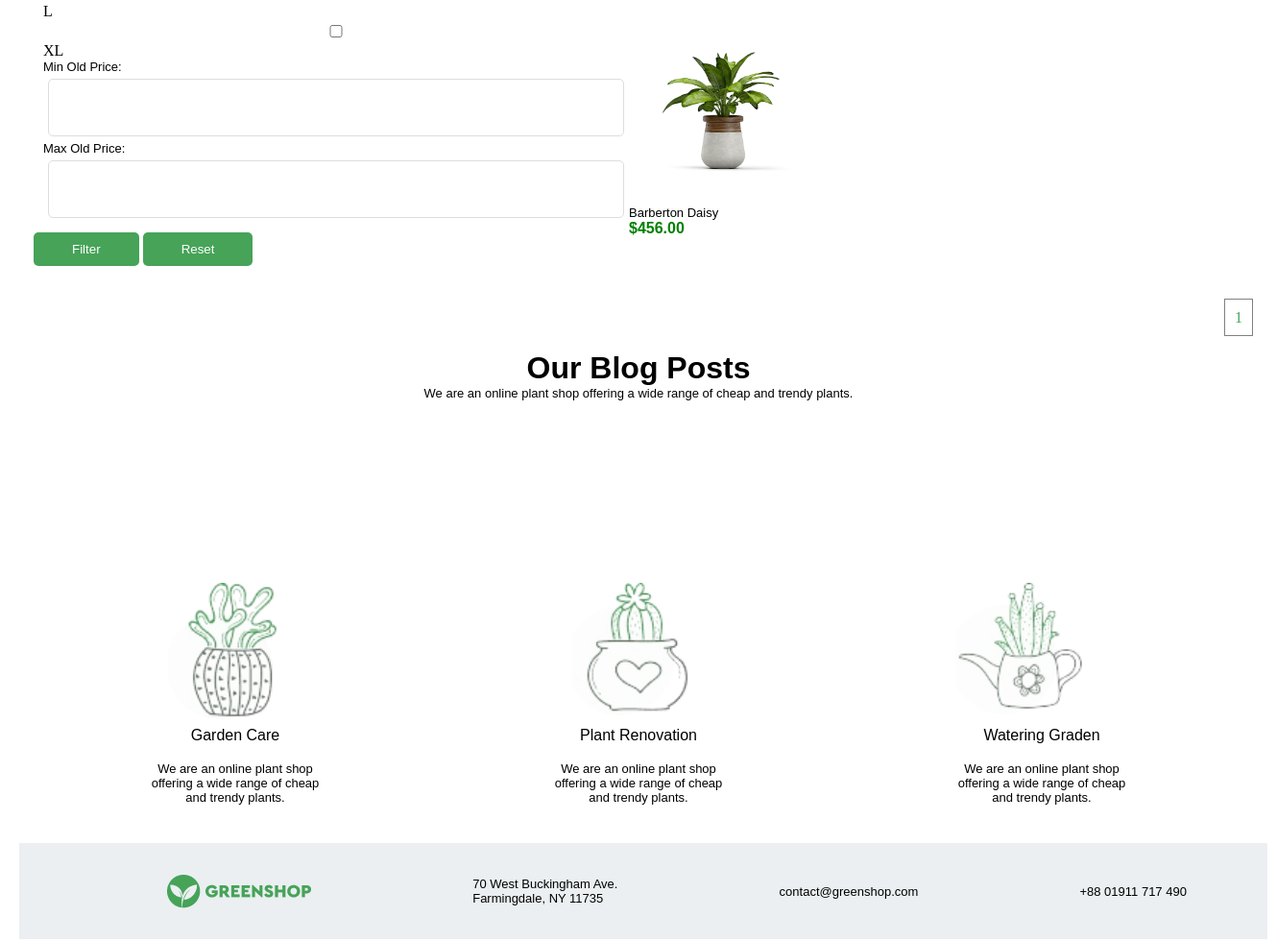
/ (middle part), run on an earlier commit of the app's database.
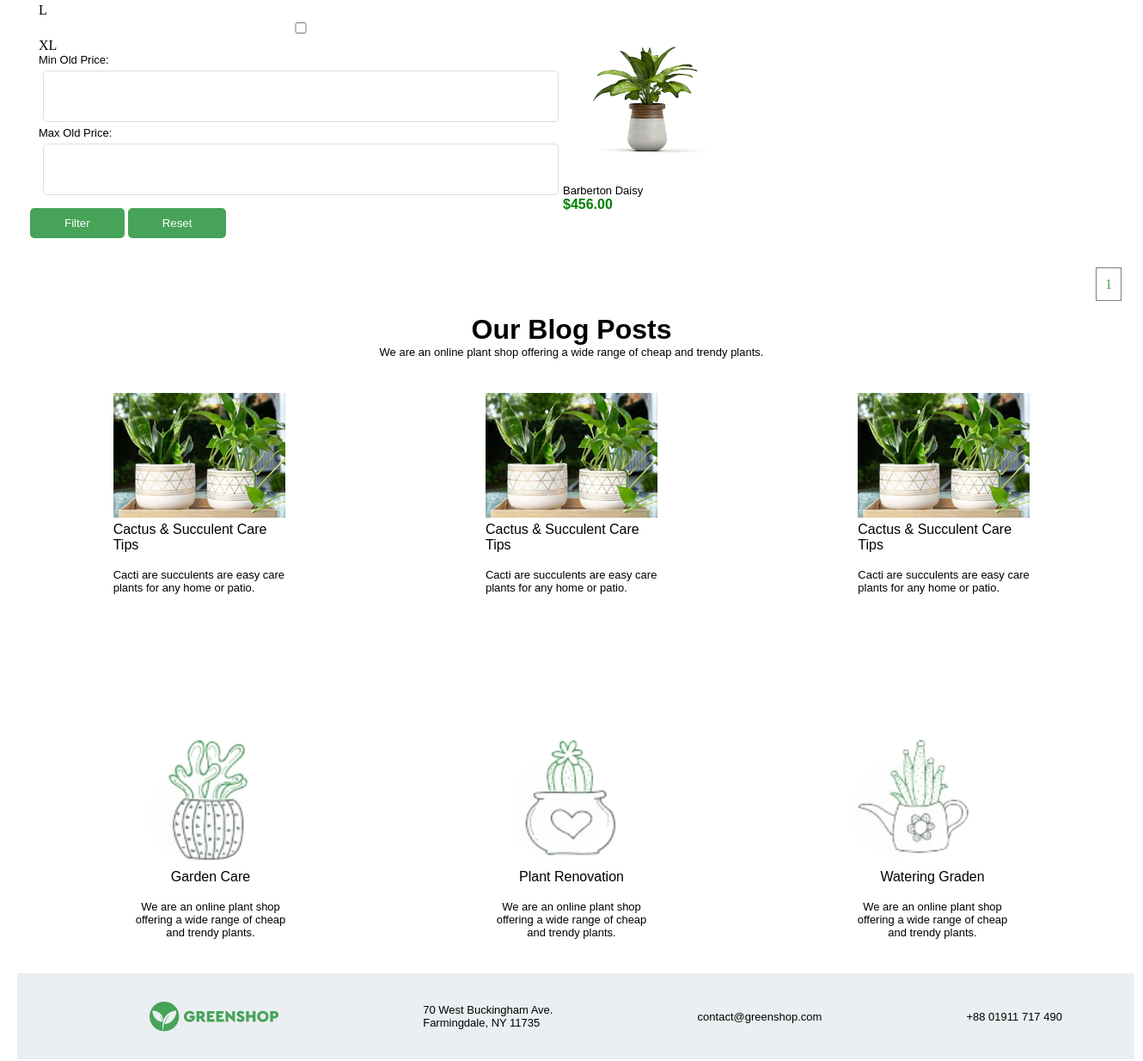
And on a later commit of the database.
### plant/models.py (models this page shows, shortened)
class TimeAbstract(models.Model):
    created_at = models.DateField('created', auto_now_add=True)
    updated_at = models.DateField('', auto_now=True)
    class Meta:
        abstract = True

class Plant(TimeAbstract):
    class Meta:
        verbose_name_plural = 'plants'
        verbose_name = 'plant'
    name = models.CharField(max_length=100)
    price = models.DecimalField(decimal_places=2, max_digits=10)
    short_description = models.TextField()
    sizes = models.ManyToManyField('plant.Size', related_name='plant')
    category = models.ForeignKey('plant.Category', on_delete=models.PROTECT, related_name='plant')
    tags = models.ManyToManyField('plant.Tag', related_name='plant')
    description = models.ForeignKey('plant.Description', on_delete=models.PROTECT)
    user =  models.ForeignKey('auth.User', on_delete=models.PROTECT, related_name='plants')
    @property
    def image(self):
        if self.images.first():
            return self.images.first().image
        return None

class ImagePlant(TimeAbstract):
    class Meta:
        verbose_name_plural = 'images'
        verbose_name = 'image'
    plant = models.ForeignKey('plant.Plant', on_delete=models.PROTECT, related_name='images')
    image = ResizedImageField(upload_to='plant_images/', quality=90, force_format='WEBP')

class Blog(TimeAbstract):
    class Meta:
        verbose_name_plural = 'blogs'
        verbose_name = 'blog'
    name = models.CharField(max_length=100)
    description = models.TextField()
    image = models.ImageField(upload_to='blog_images/')

### plant/views.py (the view)
# urls.py: path('', views.HomePageView.as_view()),
class HomePageView(ListView):
    template_name = 'landing.html'
    context_object_name = 'plants'
    paginate_by = 4
    def get_queryset(self):
        plants = Plant.objects.all()
        self.plantfilter = PlantFilter(self.request.GET, queryset=plants)
        return self.plantfilter.qs
    def get_context_data(self, **kwargs):
        context = super().get_context_data(**kwargs)
        context['blogs'] = Blog.objects.all()
        context['categories'] = Category.objects.all()
        context['form'] = CustomUserCreationForm
        context['filter'] = self.plantfilter
        return context

### plant/models.py (called while the page is built)
    def __str__(self):
        return self.name

    def __str__(self):
        return self.name

### templates/landing.html (shortened to what this page needs)
{% extends 'main.html' %}
{% block content %}
  <div class="display2 container pad-20">
    {% include 'companents/filter.html' %}
    <div class="card-plant display-plant media-container">
      {% for plant in plants %}
        <a href="{% url 'detail_plant' plant.id %}">
          <div>
            <img class="card" src="{{ plant.image.url }}" alt="" />
            <p>{{ plant.name }}</p>
            <h4 class="green">${{ plant.price }}</h4>
          </div>
        </a>
      {% endfor %}
    </div>
  </div>
  <div class="paginations">
    {% include 'companents/pagination.html' %}
  </div>
  <div class="container">
    <center>
      <h1>Our Blog Posts</h1>
      <p>We are an online plant shop offering a wide range of cheap and trendy plants.</p>
    </center>
    <div class="display3 media-container pad-top-20">
      {% for blog in blogs|slice:':3' %}
        <a href="{% url 'detail_blog' blog.id %}">
          <div class="pad-top-20 blog">
            <img src="{{ blog.image.url }}" alt="" />
            <h3>{{ blog.name }}</h3>
            <br /><p>{{ blog.description }}</p>
          </div>
        </a>
      {% endfor %}
    </div>
  </div>
  <center>
    <section class="pad-20 container hovers">
      <div class="display4 ">
      <div>
        <div class="block-1"></div>
        <h3>Garden Care</h3>
        <br /><p>
          We are an online plant shop
          <br />offering a wide range of cheap
          <br />and trendy plants.
        </p>
      </div>
      <div>
        <div class="block-2"></div>
        <h3>Plant Renovation</h3>
        <br /><p>
          We are an online plant shop
          <br />offering a wide range of cheap
          <br />and trendy plants.
        </p>
      </div>
      <div>
        <div class="block-3"></div>
        <h3>Watering Graden</h3>
        <br /><p>
          <br />offering a wide range of cheap
          <br />and trendy plants.
        </p>
      </div>
    </div>
  </section>
</center>
  {% endblock %}

### templates/main.html (shortened to what this page needs)
{% load static %}
<!DOCTYPE html>
<html lang="en">
<head>
    <link rel="stylesheet" href="{% static 'css/main.css' %}">
    <link rel="stylesheet" href="{% static 'css/meda.css' %}">
</head>
<body>
    {% block content %}
    {% endblock content %}
    {% include 'companents/footer.html' %}
</body>
</html>

### templates/companents/filter.html
<div class="col-display container">
    <form method="get">
        <div class="for-id">
            <div class="forms">
                <div class="for-label">
                    {{ filter.form.as_p }}
                </div>
            </div>
        </div>
        <button type="submit" class="btn">Filter</button>
        <button type="reset" class="btn"><a class="white" href="/">Reset</a></button>
    </form>
</div>

### templates/companents/pagination.html
<div class="pagination">
    <span class="step-links">
        {% for num in page_obj.paginator.page_range %}
            {% if page_obj.number == num %}
                <span class="current">{{ num }}</span>
            {% else %}
                <a href="?page={{ num }}{% for key, value in request.GET.items %}{% if key != 'page' %}&{{ key }}={{ value }}{% endif %}{% endfor %}">{{ num }}</a>
            {% endif %}
        {% endfor %}
    </span>
</div>

### templates/companents/footer.html (shortened to what this page needs)
{% block content %}
  <div class="pad-20">
    <div class="container footer display5 text-center-m">
      <div class="marg-left-20 text-end logo"></div>
      <div>
        <p>
          70 West Buckingham Ave.
          <br />Farmingdale, NY 11735
        </p>
      </div>
      <div>
        <p>contact@greenshop.com</p>
      </div>
      <div>
        <p>+88 01911 717 490</p>
      </div>
    </div>
  </div>
{% endblock %}

### static/static_dirs/css/main.css (style rules this page uses)
* { margin: 0; box-sizing: border-box; }
.marg-left-20 { margin-left: 70px; }
.container { width: 1300px; margin: 0 auto; }
.pad-20 { padding: 20px; }
.col-display { display: flex; flex-direction: column; gap: 20px; }
.logo { background-image: url(../images/logo.png); background-position: center; background-repeat: no-repeat; background-size: cover; width: 150px; height: 35px; }
.display2 { display: flex; justify-content: space-around; align-items: center; }
.display3 { display: flex; justify-content: space-around; align-items: center; }
.display4 { display: flex; justify-content: space-around; align-items: center; }
.display5 { display: flex; justify-content: space-around; align-items: center; }
.display-plant { display: grid; grid-template-columns: repeat(3, 1fr); gap: 20px; }
.card { padding: 20px 20px; background-color: #ffffff; }
img { max-width: 200px; max-height: 200px; }
ul, li, a { text-decoration: none; font-family: Cera Pro, sans-serif; color: black; list-style: none; }
p { font-family: Cera Pro, sans-serif; font-size: 13px; }
h1 { font-family: Cera Pro, sans-serif; }
h4 { font-family: Cera Pro, sans-serif; }
span { color: #46A358; }
h3 { font-family: Cera Pro, sans-serif; font-size: 16px; font-weight: 500; line-height: 18px; }
button { background-color: #46A358; padding: 10px 40px; border: none; border-radius: 5px; color: white; }
.forms { padding: 10px; border: solid 0; }
.forms input, select { width: 100%; margin: 5px ; padding: 10px; border: 1px solid #ddd; border-radius: 5px; font-size: 16px; outline: none; transition: border-color 0.3s; }
.green { color: green; }
.paginations { text-align: end; padding: 20px; margin: 5px; }
.step-links span { padding: 10px; border: 1px solid gray; }
.white { color: white; }
.blog { max-width: 200px; }
.pad-top-20 { padding-top: 20px; }
.block-1 { background-image: url(../images/s1-removebg-preview.png); background-position: center; background-repeat: no-repeat; background-size: cover; width: 300px; height: 300px; position: relative; top: 150px; left: 80px; }
.block-2 { background-image: url(../images/s2-removebg-preview.png); background-position: center; background-repeat: no-repeat; background-size: cover; width: 300px; height: 300px; position: relative; top: 150px; left: 80px; }
.block-3 { background-image: url(../images/s3-removebg-preview.png); background-position: center; background-repeat: no-repeat; background-size: cover; width: 300px; height: 300px; position: relative; top: 150px; left: 60px; }
.footer { background-color: rgb(235, 239, 241); height: 100px; }
.forms input { width: 100%; padding: 20px; }

What changed in the data, as far as the page shows it:
added Blog: image (picture), name "Cactus & Succulent Care Tips", description "Cacti are succulents are easy care plants for any home or patio."
added Blog: image (picture), name "Cactus & Succulent Care Tips", description "Cacti are succulents are easy care plants for any home or patio."
added Blog: image (picture), name "Cactus & Succulent Care Tips", description "Cacti are succulents are easy care plants for any home or patio."
